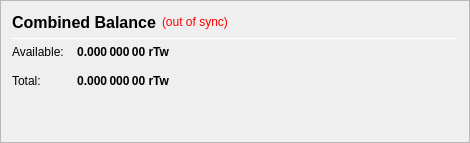
                   <widget class="QFrame" name="frame_CombinedBalances">
                    <property name="minimumSize">
                     <size>
                      <width>470</width>
                      <height>0</height>
                     </size>
                    </property>
                    <property name="frameShape">
                     <enum>QFrame::StyledPanel</enum>
                    </property>
                    <property name="frameShadow">
                     <enum>QFrame::Raised</enum>
                    </property>
                    <layout class="QVBoxLayout" name="verticalLayout_5">
                     <item>
                      <layout class="QHBoxLayout" name="horizontalLayout_5" stretch="0">
                       <item>
                        <widget class="QLabel" name="label_5z">
                         <property name="minimumSize">
                          <size>
                           <width>0</width>
                           <height>20</height>
                          </size>
                         </property>
                         <property name="font">
                          <font>
                           <pointsize>12</pointsize>
                           <weight>75</weight>
                           <bold>true</bold>
                          </font>
                         </property>
                         <property name="toolTip">
                          <string>Combined Balance (including unconfirmed and immature coins)</string>
                         </property>
                         <property name="text">
                          <string>Combined Balance</string>
                         </property>
                        </widget>
                       </item>
                       <item>
                        <widget class="QLabel" name="labelWalletStatus">
                         <property name="cursor">
                          <cursorShape>WhatsThisCursor</cursorShape>
                         </property>
                         <property name="toolTip">
                          <string>The displayed information may be out of date. Your wallet automatically synchronizes with the MuBdI network after a connection is established, but this process has not completed yet.</string>
                         </property>
                         <property name="styleSheet">
                          <string notr="true">QLabel { color: red; }</string>
                         </property>
                         <property name="text">
                          <string notr="true">(out of sync)</string>
                         </property>
                         <property name="alignment">
                          <set>Qt::AlignLeading|Qt::AlignLeft|Qt::AlignVCenter</set>
                         </property>
                        </widget>
                       </item>
                       <item>
                        <spacer name="horizontalSpacer_1">
                         <property name="orientation">
                          <enum>Qt::Horizontal</enum>
                         </property>
                         <property name="sizeHint" stdset="0">
                          <size>
                           <width>40</width>
                           <height>20</height>
                          </size>
                         </property>
                        </spacer>
                       </item>
                      </layout>
                     </item>
                     <item>
                      <widget class="Line" name="line_CombinedBalance">
                       <property name="minimumSize">
                        <size>
                         <width>0</width>
                         <height>1</height>
                        </size>
                       </property>
                       <property name="maximumSize">
                        <size>
                         <width>16777215</width>
                         <height>1</height>
                        </size>
                       </property>
                       <property name="orientation">
                        <enum>Qt::Horizontal</enum>
                       </property>
                      </widget>
                     </item>
                     <item>
                      <layout class="QGridLayout" name="gridLayout_3">
                       <property name="spacing">
                        <number>12</number>
                       </property>
                       <item row="1" column="0">
                        <widget class="QLabel" name="labelBalanceTextz">
                         <property name="text">
                          <string>Available:</string>
                         </property>
                        </widget>
                       </item>
                       <item row="1" column="1">
                        <widget class="QLabel" name="labelBalancez">
                         <property name="font">
                          <font>
                           <weight>75</weight>
                           <bold>true</bold>
                          </font>
                         </property>
                         <property name="cursor">
                          <cursorShape>IBeamCursor</cursorShape>
                         </property>
                         <property name="toolTip">
                          <string>Your current spendable balance</string>
                         </property>
                         <property name="text">
                          <string notr="true">0.000 000 00 rTw</string>
                         </property>
                         <property name="alignment">
                          <set>Qt::AlignRight|Qt::AlignTrailing|Qt::AlignVCenter</set>
                         </property>
                         <property name="textInteractionFlags">
                          <set>Qt::LinksAccessibleByMouse|Qt::TextSelectableByKeyboard|Qt::TextSelectableByMouse</set>
                         </property>
                        </widget>
                       </item>
                       <item row="2" column="0">
                        <widget class="QLabel" name="labelTotalTextz">
                         <property name="text">
                          <string>Total:</string>
                         </property>
                        </widget>
                       </item>
                       <item row="2" column="1">
                        <widget class="QLabel" name="labelTotalz">
                         <property name="font">
                          <font>
                           <weight>75</weight>
                           <bold>true</bold>
                          </font>
                         </property>
                         <property name="cursor">
                          <cursorShape>IBeamCursor</cursorShape>
                         </property>
                         <property name="toolTip">
                          <string>Total Balance, including all unavailable coins.</string>
                         </property>
                         <property name="text">
                          <string notr="true">0.000 000 00 rTw</string>
                         </property>
                         <property name="alignment">
                          <set>Qt::AlignRight|Qt::AlignTrailing|Qt::AlignVCenter</set>
                         </property>
                         <property name="textInteractionFlags">
                          <set>Qt::LinksAccessibleByMouse|Qt::TextSelectableByKeyboard|Qt::TextSelectableByMouse</set>
                         </property>
                        </widget>
                       </item>
                       <item row="2" column="3">
                        <spacer name="horizontalSpacer_2">
                         <property name="orientation">
                          <enum>Qt::Horizontal</enum>
                         </property>
                         <property name="sizeHint" stdset="0">
                          <size>
                           <width>40</width>
                           <height>20</height>
                          </size>
                         </property>
                        </spacer>
                       </item>
                      </layout>
                     </item>
                     <item>
                      <spacer name="verticalSpacer_1">
                       <property name="orientation">
                        <enum>Qt::Vertical</enum>
                       </property>
                       <property name="sizeHint" stdset="0">
                        <size>
                         <width>20</width>
                         <height>40</height>
                        </size>
                       </property>
                      </spacer>
                     </item>
                    </layout>
                   </widget>
